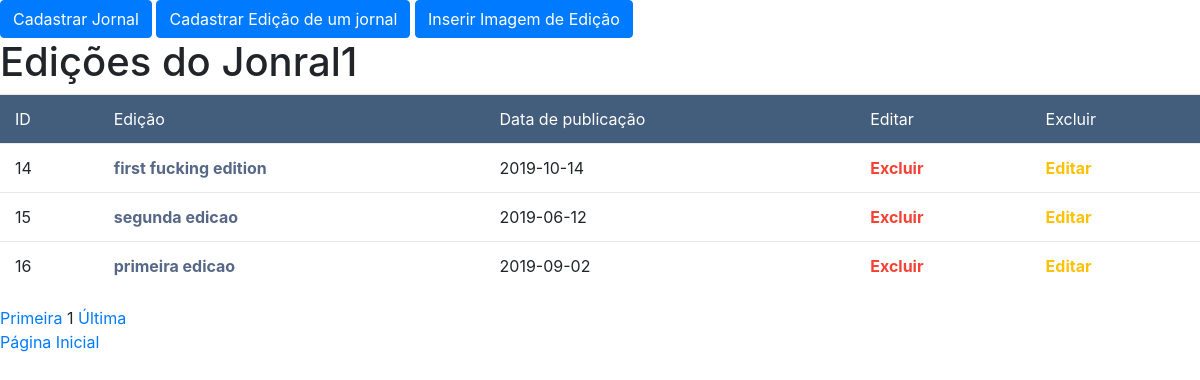
Page /edicao.php?id_jornal=1 on the committed database.
### tables this page shows
CREATE TABLE `jornal` (
  `id_jornal` int(11) NOT NULL,
  `nome_jornal` varchar(100) NOT NULL,
  `data_criacao` datetime NOT NULL,
  `descricao_jornal` varchar(500) NOT NULL
);

CREATE TABLE `edicao` (
  `id_edicao` int(11) NOT NULL,
  `titulo_edicao` varchar(100) NOT NULL,
  `numero_de_paginas` int(11) NOT NULL,
  `id_jornal` int(11) NOT NULL,
  `data_insercao` datetime DEFAULT NULL,
  `data_publicacao` date DEFAULT NULL
);

### edicao.php (the view, shortened to what this page needs)
<?php
include_once("conexao.php");
?>
<!DOCTYPE html>
<html lang="pt-br">
    <head>
        <link rel="stylesheet" href="style.css">
        <link rel="stylesheet" href="https://maxcdn.bootstrapcdn.com/bootstrap/4.0.0/css/bootstrap.min.css">
    </head>
    <body>
<button type="button" class="btn btn-primary" data-toggle="modal" data-target="#exampleModalLong">
  Cadastrar Jornal
</button>
<button type="button" class="btn btn-primary" data-toggle="modal" data-target="#exampleModalLong2">
  Cadastrar Edição de um jornal
</button>
<button type="button" class="btn btn-primary" data-toggle="modal" data-target="#exampleModalLong3">
  Inserir Imagem de Edição
</button>
<?php
$passarid = $_GET["id_jornal"];
?>
<?php
$codigo_jornal = "SELECT * FROM jornal WHERE id_jornal = '$passarid'";
$Kuery_jornal = mysqli_query($conn, $codigo_jornal);
$row_jornal = mysqli_fetch_assoc($Kuery_jornal);
?>
<h1><?php echo "Edições do {$row_jornal['nome_jornal']}"; ?></h1>
<?php
$pagina_atual = filter_input(INPUT_GET, 'pagina', FILTER_SANITIZE_NUMBER_INT);
$pagina = (!empty($pagina_atual)) ? $pagina_atual : 1;
$qnt_result_pg = 15;
$inicio = ($qnt_result_pg * $pagina) - $qnt_result_pg;
$codigo_edicao = "SELECT * FROM edicao WHERE id_jornal = '$passarid' LIMIT $inicio, $qnt_result_pg";
$kuery_edicao = mysqli_query($conn, $codigo_edicao);
echo"<table class='table'>";
echo"<tr class='table-title'>
<td>ID </td>
<td>Edição</td>
<td>Data de publicação</td>
<td>Editar</td>
<td>Excluir</td>
</tr>";
  while($row_edicao = mysqli_fetch_assoc($kuery_edicao))
  {
    $idedicao = $row_edicao['id_edicao'];
    $nomeedicao = $row_edicao['titulo_edicao'];
  echo"<tr>
<td>{$row_edicao['id_edicao']}</td>
<td><a class='imagens' href='http://localhost/_crud/imagens.php?idedicao=$idedicao&nomeedicao=$nomeedicao&idjornal=$passarid'>{$row_edicao['titulo_edicao']}</a></td>
<td>{$row_edicao['data_publicacao']}</td>
<td><a class='delete' href='http://localhost/_crud/delete.php?idedicao=$idedicao'>Excluir</a></td>
<td><a class='edit' href='http://localhost/_crud/edit.php?idedicao=$idedicao'>Editar</a></td>
</tr>";
  }
echo"</table>";
$result_pg = "SELECT COUNT(id_edicao) AS num_result FROM edicao";
$resultado_pg = mysqli_query($conn, $result_pg);
$row_pg = mysqli_fetch_assoc($resultado_pg);
$quantidade_pg = ceil($row_pg['num_result'] / $qnt_result_pg);
echo "<a href='edicao.php?id_jornal=$passarid&pagina=1'> Primeira </a>";
echo "$pagina";
echo "<a href='edicao.php?id_jornal=$passarid&pagina=$quantidade_pg'> Última </a>";
?>
  <p><a href="index.php">Página Inicial</a></p>
    </body>
</html>

### style.css (style rules this page uses)
body { color: #566787; background: #f5f5f5; font-family: 'Varela Round', sans-serif; font-size: 13px; }
.table-title { padding-bottom: 15px; background: #435d7d; color: #fff; padding: 16px 30px; margin: -20px -25px 10px; border-radius: 3px 3px 0 0; }
table.table tr th, table.table tr td { border-color: #e9e9e9; padding: 12px 15px; vertical-align: middle; }
table.table td a { font-weight: bold; color: #566787; display: inline-block; text-decoration: none; outline: none !important; }
table.table td a.edit { color: #FFC107; }
table.table td a.delete { color: #F44336; }

### rows in the picture
jornal: nome_jornal "Jonral1"
edicao: id_edicao "14", titulo_edicao "first fucking edition", data_publicacao "2019-10-14"
edicao: id_edicao "15", titulo_edicao "segunda edicao", data_publicacao "2019-06-12"
edicao: id_edicao "16", titulo_edicao "primeira edicao", data_publicacao "2019-09-02"

### other values in the picture
$pagina "1"
